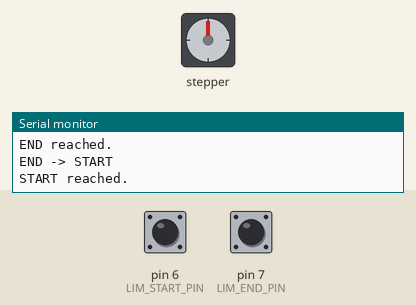
A sketch run on a simulated Arduino Uno, built with avr-gcc and run on an emulated ATmega328P. Shown: stepper motor, the last lines printed to the serial monitor. Wiring (inferred from the names in the program): stepper motor driver (200 steps per turn assumed): step pin 3; direction pin 4; enable pin 5. The test bench sets the inputs (shaded band); at power-on: pin 6 (LIM_START_PIN) HIGH, pin 7 (LIM_END_PIN) HIGH.

Above: at 1.2 s.
1.3 s: pin 6 (LIM_START_PIN) pulled LOW for 1 s
At 2.8 s:
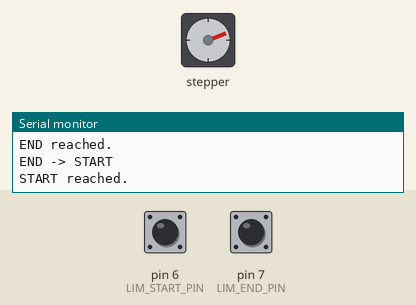
3.8 s: pin 7 (LIM_END_PIN) pulled LOW for 1 s
At 6.0 s:
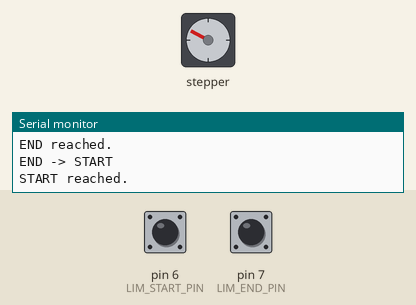
6.3 s: pin 6 (LIM_START_PIN) pulled LOW for 3.2 s
At 10.7 s:
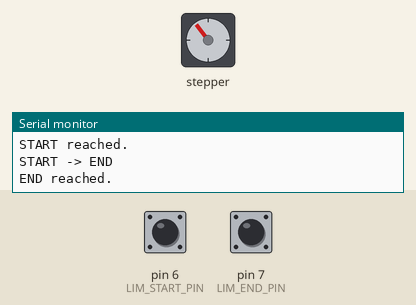
11.0 s: pin 7 (LIM_END_PIN) pulled LOW for 3.2 s
At 15.4 s:
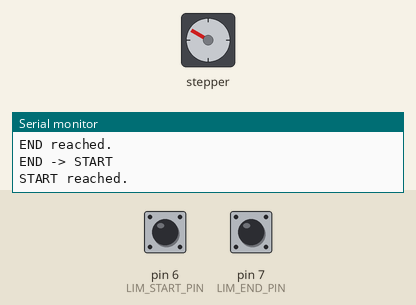
15.7 s: pin 7 (LIM_END_PIN) pulled LOW for 1 s
At 17.4 s:
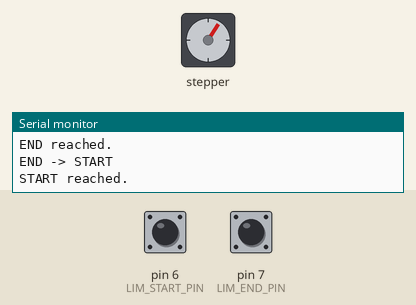
18.2 s: pin 6 (LIM_START_PIN) pulled LOW for 1 s
At 20.5 s:
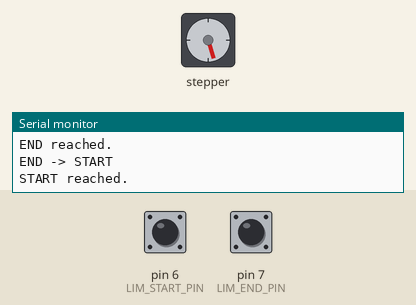
Timing chart, 0 to 21.7 s (numbered marks = the images above; inputs shaded):
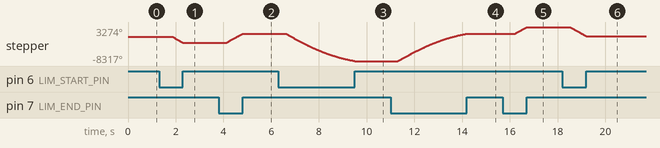

The sketch:

sketch_sep15a.ino
```cpp
/* =========================================================================
 * HY-DIV268N + Arduino Uno
 *
 * Движение между двумя концевиками по экспоненциальному профилю
 * ГОСТ Р ИСО 26782-2016, Приложение C.
 *
 * START -> END -> START -> ...
 *
 * Модель ГОСТ:
 *
 *   V(t) = FEV * [1 - exp(-t / TAU)]
 *
 * Скорость:
 *
 *   Q(t) = dV/dt
 *        = (FEV / TAU) * exp(-t / TAU)
 *
 * Для двигателя профиль нормируется на полный ход.
 *
 * ========================================================================= */


/* ===================================================================== */
/* ПИНЫ */
/* ===================================================================== */

const uint8_t PUL_PIN = 3;
const uint8_t DIR_PIN = 4;
const uint8_t ENA_PIN = 5;

const uint8_t LIM_START_PIN = 6;
const uint8_t LIM_END_PIN   = 7;


/* ===================================================================== */
/* НАСТРОЙКИ */
/* ===================================================================== */

/*
 * Сколько STEP требуется от одного концевика до другого.
 *
 * !!! ЭТО ВАЖНЫЙ ПАРАМЕТР !!!
 *
 * Его нужно установить равным реальному количеству шагов
 * между START и END.
 *
 * Например:
 *
 * 20000 шагов
 * 40000 шагов
 * и т.д.
 */
const unsigned long TRAVEL_STEPS = 20000UL;


/*
 * Минимальная ширина STEP.
 */
const unsigned int PUL_WIDTH_US = 5;


/*
 * Выбранный профиль ГОСТ.
 *
 * Можно менять:
 *
 * 1  = C1
 * 2  = C2
 * ...
 * 13 = C13
 */
const uint8_t PROFILE_NUMBER = 2;


/*
 * Небольшая задержка после достижения концевика.
 */
const unsigned long END_PAUSE_MS = 200;


/*
 * Антидребезг.
 */
#define DEBOUNCE_MS 5UL


/* ===================================================================== */
/* НАПРАВЛЕНИЯ */
/* ===================================================================== */

const uint8_t DIR_FORWARD  = HIGH;
const uint8_t DIR_BACKWARD = LOW;


/* ===================================================================== */
/* ПРОФИЛЬ ГОСТ */
/* ===================================================================== */

struct GostProfile
{
  float exponentialVolume;  // Экспоненциальный объём, л
  float tau;                // Постоянная времени, с
  float tFEV;               // T_FЖЕЛ, с
  unsigned int riseTime_ms; // tR, мс
};


/*
 * Таблица из ГОСТ Р ИСО 26782-2016,
 * таблица C.1.
 */
const GostProfile profiles[] =
{
  /* C1  */
  { 7.120, 1.00,  2.658, 114 },

  /* C2  */
  { 5.179, 1.00,  8.586,  38 },

  /* C3  */
  { 5.119, 1.50, 12.236,  38 },

  /* C4  */
  { 6.652, 1.00,  9.120, 340 },

  /* C5  */
  { 8.027, 0.75,  7.056, 114 },

  /* C6  */
  { 0.609, 0.50,  3.654, 114 },

  /* C7  */
  { 1.769, 2.00,  1.812, 114 },

  /* C8  */
  { 0.535, 1.50,  8.916, 114 },

  /* C9  */
  { 4.095, 1.50, 12.402,  38 },

  /* C10 */
  { 6.438, 0.75, 12.810,  38 },

  /* C11 */
  { 6.639, 0.50,  5.094, 340 },

  /* C12 */
  { 3.480, 1.00, 14.210, 114 },

  /* C13 */
  { 2.406, 2.50,  2.320, 114 }
};


/*
 * Получить выбранный профиль.
 */
const GostProfile& getProfile()
{
  return profiles[PROFILE_NUMBER - 1];
}


/* ===================================================================== */
/* КОНЦЕВИКИ */
/* ===================================================================== */

inline bool rawStartHit()
{
  return digitalRead(LIM_START_PIN) == HIGH;
}


inline bool rawEndHit()
{
  return digitalRead(LIM_END_PIN) == HIGH;
}


static bool dbStartState = false;
static bool dbEndState = false;

static bool startCand = false;
static bool endCand = false;

static unsigned long startCandTime = 0;
static unsigned long endCandTime = 0;


void debounceUpdate()
{
  unsigned long now = millis();

  bool rs = rawStartHit();

  if (rs != startCand)
  {
    startCand = rs;
    startCandTime = now;
  }
  else if ((now - startCandTime) >= DEBOUNCE_MS)
  {
    dbStartState = rs;
  }


  bool re = rawEndHit();

  if (re != endCand)
  {
    endCand = re;
    endCandTime = now;
  }
  else if ((now - endCandTime) >= DEBOUNCE_MS)
  {
    dbEndState = re;
  }
}


inline bool limStartHit()
{
  return dbStartState;
}


inline bool limEndHit()
{
  return dbEndState;
}


/* ===================================================================== */
/* НАПРАВЛЕНИЕ */
/* ===================================================================== */

void setDir(uint8_t dir)
{
  digitalWrite(DIR_PIN, dir);

  /*
   * Небольшое время на установку DIR
   * перед первым STEP.
   */
  delayMicroseconds(10);
}


/* ===================================================================== */
/* ФОРМУЛА ГОСТ */
/* ===================================================================== */

/*
 * Нормированная доля пройденного пути.
 *
 * V(t) = FEV * [1 - exp(-t/tau)]
 *
 * В момент T_FEV:
 *
 * V(T) = FEV * [1 - exp(-T/tau)]
 *
 * Делим одно на другое, чтобы получить
 * от 0 до 1:
 *
 * position =
 *
 * [1 - exp(-t/tau)]
 * -------------------------
 * [1 - exp(-T/tau)]
 */
float gostPosition(float t)
{
  const GostProfile& p = getProfile();

  float T = p.tFEV;
  float tau = p.tau;

  if (t <= 0.0)
    return 0.0;

  if (t >= T)
    return 1.0;

  float denominator = 1.0 - exp(-T / tau);

  if (denominator <= 0.000001)
    return 1.0;

  float numerator = 1.0 - exp(-t / tau);

  float position = numerator / denominator;

  if (position < 0.0)
    position = 0.0;

  if (position > 1.0)
    position = 1.0;

  return position;
}


/*
 * Скорость движения в долях полного хода / секунду.
 *
 * Производная нормированной функции.
 */
float gostSpeed(float t)
{
  const GostProfile& p = getProfile();

  float T = p.tFEV;
  float tau = p.tau;

  if (t < 0.0)
    t = 0.0;

  if (t >= T)
    return 0.0;

  float denominator = 1.0 - exp(-T / tau);

  if (denominator <= 0.000001)
    return 0.0;

  /*
   * dV/dt =
   *
   * exp(-t/tau)
   * ----------------
   * tau * denominator
   */
  float speed =
    exp(-t / tau) /
    (tau * denominator);

  return speed;
}


/*
 * Перевод скорости профиля в STEP/сек.
 */
float gostStepsPerSecond(float t)
{
  float speedFraction = gostSpeed(t);

  return speedFraction * (float)TRAVEL_STEPS;
}


/*
 * Перевод STEP/сек в период STEP в микросекундах.
 */
unsigned long gostPeriodUs(float t)
{
  float stepsPerSecond = gostStepsPerSecond(t);

  if (stepsPerSecond < 1.0)
    stepsPerSecond = 1.0;

  float period = 1000000.0 / stepsPerSecond;

  /*
   * Защита от слишком маленького периода.
   */
  if (period < (float)(PUL_WIDTH_US + 2))
    period = PUL_WIDTH_US + 2;

  return (unsigned long)period;
}


/* ===================================================================== */
/* STEP */
/* ===================================================================== */

void doStep(unsigned long period_us)
{
  digitalWrite(PUL_PIN, HIGH);

  delayMicroseconds(PUL_WIDTH_US);

  digitalWrite(PUL_PIN, LOW);

  if (period_us > PUL_WIDTH_US)
  {
    delayMicroseconds(period_us - PUL_WIDTH_US);
  }
}


/* ===================================================================== */
/* ПЕЧАТЬ ИНФОРМАЦИИ О ПРОФИЛЕ */
/* ===================================================================== */

void printProfile()
{
  const GostProfile& p = getProfile();

  Serial.println();
  Serial.println(F("======================================"));
  Serial.print(F("GOST PROFILE: C"));
  Serial.println(PROFILE_NUMBER);

  Serial.print(F("Exponential volume = "));
  Serial.println(p.exponentialVolume, 3);

  Serial.print(F("TAU = "));
  Serial.println(p.tau, 3);

  Serial.print(F("T_FEV = "));
  Serial.println(p.tFEV, 3);

  Serial.print(F("Rise time tR = "));
  Serial.print(p.riseTime_ms);
  Serial.println(F(" ms"));

  Serial.print(F("Travel steps = "));
  Serial.println(TRAVEL_STEPS);

  Serial.println(F("======================================"));
  Serial.println();
}


/* ===================================================================== */
/* ДВИЖЕНИЕ ПО ПРОФИЛЮ К END */
/* ===================================================================== */

void moveToEndGost()
{
  setDir(DIR_FORWARD);

  unsigned long startTime = micros();

  unsigned long lastPrint = 0;

  while (1)
  {
    debounceUpdate();

    /*
     * Концевик имеет абсолютный приоритет.
     */
    if (limEndHit())
    {
      break;
    }


    unsigned long elapsed_us = micros() - startTime;

    float t = elapsed_us / 1000000.0;


    /*
     * После T_FEV экспоненциальная часть закончена.
     *
     * Если концевик ещё не сработал,
     * продолжаем с минимальным шагом.
     */
    unsigned long period;

    if (t < getProfile().tFEV)
    {
      period = gostPeriodUs(t);
    }
    else
    {
      /*
       * Очень медленное движение после
       * расчётного окончания профиля.
       *
       * Это защита на случай, если
       * TRAVEL_STEPS не совпадает с реальным
       * количеством шагов.
       */
      period = 5000;
    }


    doStep(period);


    /*
     * Отладочная информация примерно раз в 500 мс.
     */
    if (millis() - lastPrint >= 500)
    {
      lastPrint = millis();

      float pos = gostPosition(t);
      float sps = gostStepsPerSecond(t);

      Serial.print(F("t="));
      Serial.print(t, 3);

      Serial.print(F("  pos="));
      Serial.print(pos * 100.0, 1);
      Serial.print(F("%"));

      Serial.print(F("  speed="));
      Serial.print(sps, 1);
      Serial.println(F(" step/s"));
    }
  }
}


/* ===================================================================== */
/* ДВИЖЕНИЕ ПО ПРОФИЛЮ К START */
/* ===================================================================== */

void moveToStartGost()
{
  setDir(DIR_BACKWARD);

  unsigned long startTime = micros();

  unsigned long lastPrint = 0;

  while (1)
  {
    debounceUpdate();

    /*
     * Концевик START имеет абсолютный приоритет.
     */
    if (limStartHit())
    {
      break;
    }


    unsigned long elapsed_us = micros() - startTime;

    float t = elapsed_us / 1000000.0;


    unsigned long period;

    if (t < getProfile().tFEV)
    {
      period = gostPeriodUs(t);
    }
    else
    {
      /*
       * Медленное движение до физического
       * концевика, если расчётное время
       * оказалось меньше реального.
       */
      period = 5000;
    }


    doStep(period);


    /*
     * Отладка.
     */
    if (millis() - lastPrint >= 500)
    {
      lastPrint = millis();

      float pos = gostPosition(t);
      float sps = gostStepsPerSecond(t);

      Serial.print(F("t="));
      Serial.print(t, 3);

      Serial.print(F("  pos="));
      Serial.print(pos * 100.0, 1);
      Serial.print(F("%"));

      Serial.print(F("  speed="));
      Serial.print(sps, 1);
      Serial.println(F(" step/s"));
    }
  }
}


/* ===================================================================== */
/* SETUP */
/* ===================================================================== */

void setup()
{
  Serial.begin(115200);


  pinMode(PUL_PIN, OUTPUT);
  pinMode(DIR_PIN, OUTPUT);
  pinMode(ENA_PIN, OUTPUT);


  pinMode(LIM_START_PIN, INPUT_PULLUP);
  pinMode(LIM_END_PIN, INPUT_PULLUP);


  digitalWrite(PUL_PIN, LOW);


  /*
   * ENA LOW = драйвер включён.
   */
  digitalWrite(ENA_PIN, LOW);


  Serial.println();
  Serial.println(F("======================================"));
  Serial.println(F(" GOST EXPONENTIAL MOTION PROFILE"));
  Serial.println(F("======================================"));


  printProfile();


  /*
   * Инициализация антидребезга.
   */
  for (uint8_t i = 0; i < 20; i++)
  {
    debounceUpdate();
    delay(1);
  }


  Serial.print(F("START = "));
  Serial.println(digitalRead(LIM_START_PIN));


  Serial.print(F("END = "));
  Serial.println(digitalRead(LIM_END_PIN));


  /*
   * Если не на START —
   * сначала ищем START.
   */
  if (!limStartHit())
  {
    Serial.println(F("Seeking START..."));

    /*
     * Здесь используем старое медленное движение,
     * чтобы безопасно найти START.
     */
    setDir(DIR_BACKWARD);

    while (!limStartHit())
    {
      debounceUpdate();

      if (!limStartHit())
      {
        doStep(5000);
      }
    }
  }


  Serial.println(F("START reached."));
  Serial.println(F("Ready."));
}


/* ===================================================================== */
/* LOOP */
/* ===================================================================== */

void loop()
{
  Serial.println();
  Serial.println(F("START -> END"));

  moveToEndGost();

  Serial.println(F("END reached."));

  delay(END_PAUSE_MS);


  Serial.println();
  Serial.println(F("END -> START"));

  moveToStartGost();

  Serial.println(F("START reached."));

  delay(END_PAUSE_MS);
}
```

Measured:
- after the input at 1.3 s, stepper: turns 2091° counter-clockwise in 0.46 s, starting after 0.55 s
- after the input at 3.8 s, stepper: turns 3109° clockwise in 0.70 s, starting after 0.31 s
- after the input at 6.3 s, stepper: turns 9335° counter-clockwise in 2.9 s, starting after 0.31 s
- after the input at 11.0 s, stepper: turns 9337° clockwise in 2.9 s, starting after 0.31 s
- after the input at 15.7 s, stepper: turns 2254° clockwise in 0.50 s, starting after 0.51 s
- after the input at 18.2 s, stepper: turns 3111° counter-clockwise in 0.70 s, starting after 0.31 s
